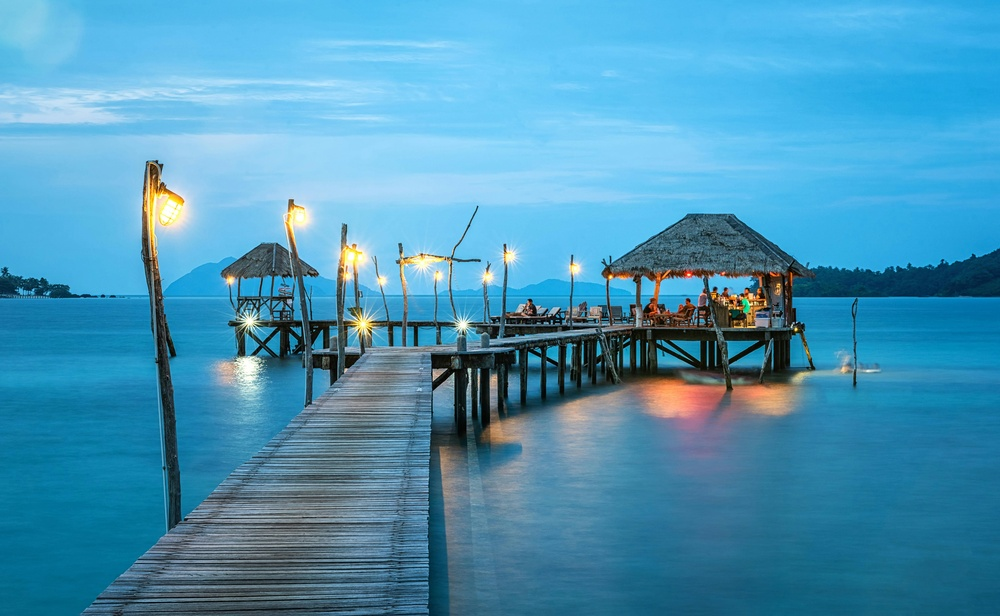
#> input picture Dasar-Dasar OpenCV/dataset/gambar 1.jpg, 1000 x 616 px, shrunk from 7308 x 4502 before the run
$ python 'Image Addition.py'
#> lines starting #> are read from the running program, lines starting #| are printed output that depends on the picture
import cv2
import matplotlib.pyplot as plt
import numpy as np

gambar_a = cv2.imread('dataset/gambar 1.jpg', 1)
#> gambar_a is the input picture: shape (616, 1000, 3); mean B, G, R 182.2, 148.5, 74.6
gambar_a = cv2.cvtColor(gambar_a, cv2.COLOR_BGR2RGB)
gambar_b = cv2.imread('dataset/gambar g.jpg', 1)
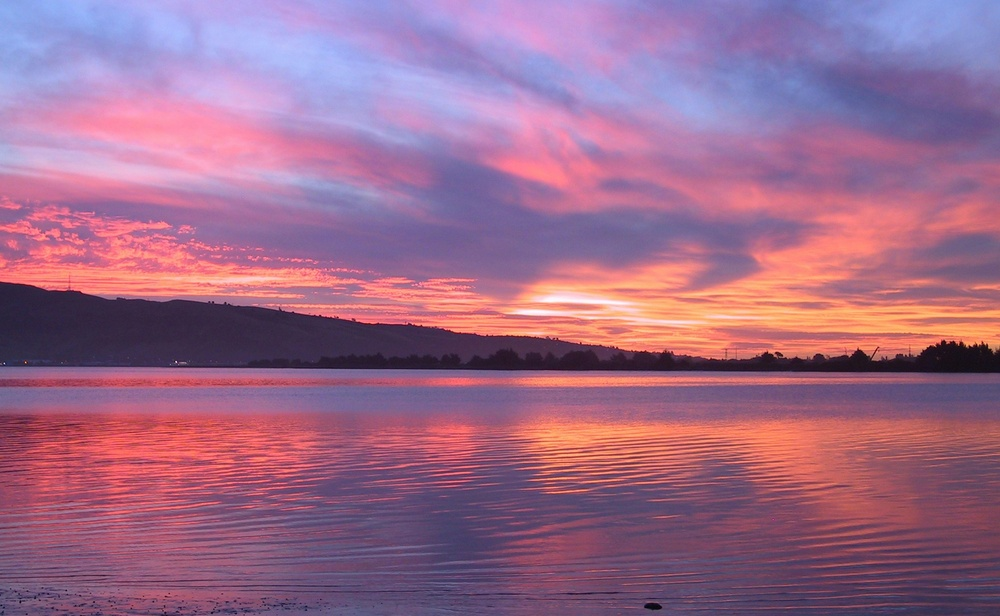
#> input picture Dasar-Dasar OpenCV/dataset/gambar g.jpg, 1000 x 616 px, shrunk from 7308 x 4502 before the run
#> gambar_b is the input picture: shape (616, 1000, 3); mean B, G, R 138.5, 106.9, 156.7
gambar_b = cv2.cvtColor(gambar_b, cv2.COLOR_BGR2RGB)

gambar_add = cv2.add(gambar_a, gambar_b)
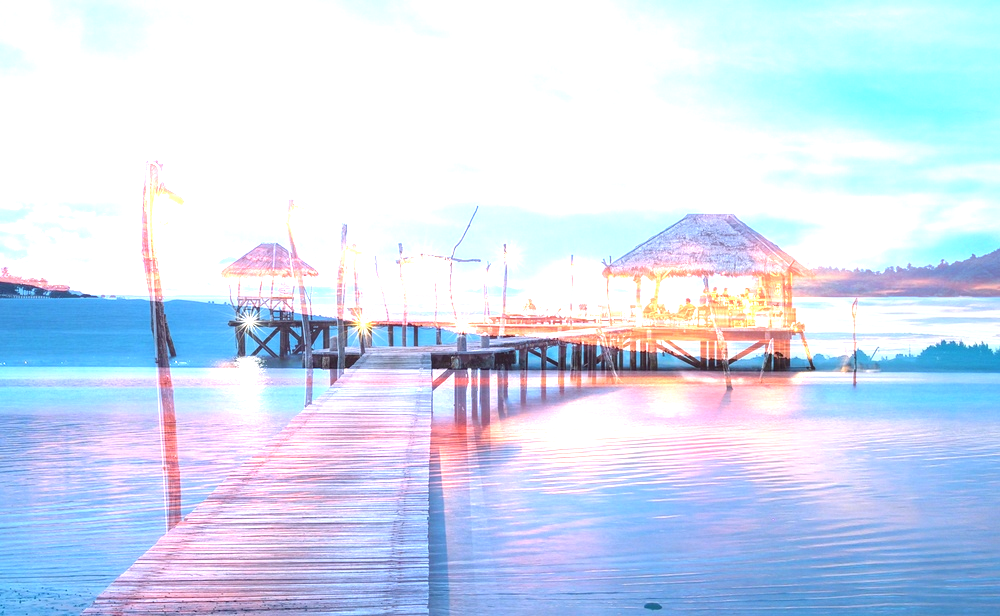
#> gambar_add: shape (616, 1000, 3); mean R, G, B 209, 221.8, 241.8
plt.figure(figsize=(20, 20))
plt.subplot(1,3,1)
plt.imshow(gambar_a)
plt.subplot(1,3,2)
plt.imshow(gambar_b)
plt.subplot(1,3,3)
plt.imshow(gambar_add)
plt.show()
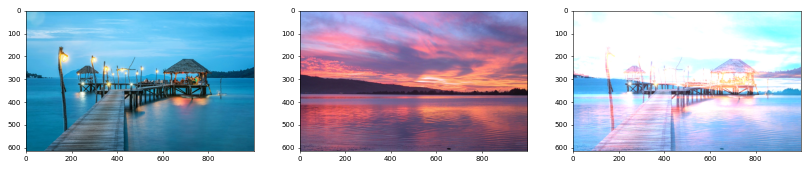
#> figure drawn by matplotlib, 3 panels

print(gambar_a.shape)
#| (616, 1000, 3)
print(gambar_b.shape)
#| (616, 1000, 3)
# print(gambar_c.shape)
